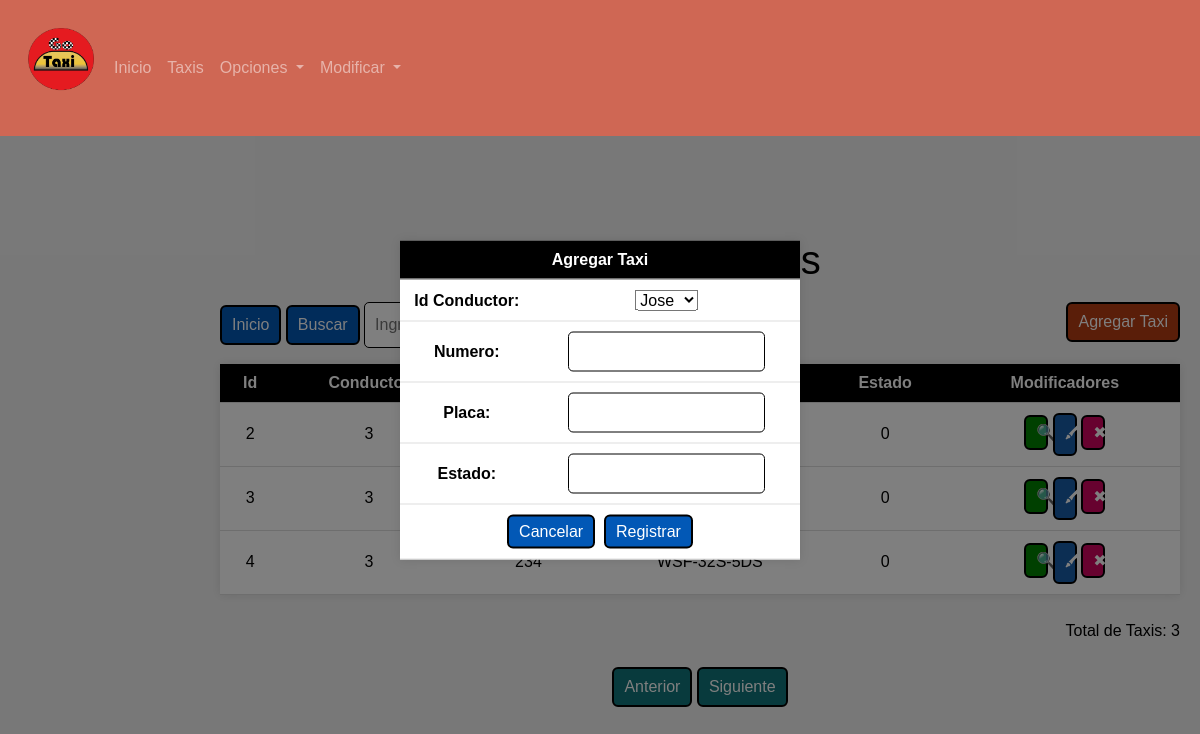
The page /scripts/taxis_registrar.php on the database its author committed.
### tables this page shows
CREATE TABLE `taxis` (
  `id_taxi` int(5) NOT NULL,
  `id_driver` int(5) NOT NULL,
  `number_t` int(3) NOT NULL,
  `plate` varchar(20) NOT NULL,
  `state` tinyint(1) NOT NULL
);

### scripts/taxis_tabla.php (the view, shortened to what this page needs)
<?php
include('conexion.php');
?>
<html>
<body>
<div class="ContenedorPrincipal">
<?php
$filasmax = 7;
if (isset($_GET['pag']))
   {
       $pagina = $_GET['pag'];
   } else
   {
       $pagina = 1;
   }
if(isset($_POST['btnbuscar']))
{
$buscar = $_POST['txtbuscar'];
$sqlusu = mysqli_query($conn, "SELECT * FROM taxis where number_t like '".$buscar."%'");
}
else
{
$sqlusu = mysqli_query($conn, "SELECT * FROM taxis ORDER BY id_taxi ASC LIMIT " . (($pagina - 1) * $filasmax)  . "," . $filasmax);
}
   $resultadoMaximo = mysqli_query($conn, "SELECT count(*) as num_taxis FROM taxis");
   $maxusutabla = mysqli_fetch_assoc($resultadoMaximo)['num_taxis'];
   ?>
   <link rel="stylesheet" href="https://cdn.jsdelivr.net/npm/bootstrap@4.4.1/dist/css/bootstrap.min.css">
   <link rel="stylesheet" href="../estilos/PaginaWebUsuarios_tabla.css">
   <header>
        <nav class="navbar navbar-expand-lg navbar-dark fixed-top" style="background: #CF6754 ;">
            <a class="nav-brand"><img src="../img/Logo.png" style="height:120px; width:90px;" id="img1"></a>
            <div class="collapse navbar-collapse" id="navbarNav">
                <ul class="navbar-nav mr-auto">
                    <li class="nav-item-active">
                        <a class="nav-link" href="../PAGINAS/PaginaWeb.html">Inicio<span ></span></a>
                    </li>
                    <li class="nav-item">
                        <a class="nav-link" href="../PAGINAS/PaginaWebTaxis.html"> Taxis</a>
                    </li>
                    <li class="nav-item-dropdown">
                        <a class="nav-link dropdown-toggle" href="#" id="navbarDropdown" role="button"
                        data-toggle="dropdown" aria-haspopup="true" aria-expanded="false">
                        Opciones
                    </a>
                      <li class="nav-item-dropdown">
                        <a class="nav-link dropdown-toggle" href="#" id="navbarDropdown" role="button"
                        data-toggle="dropdown" aria-haspopup="true" aria-expanded="false">
                        Modificar
                    </a>
                </ul>
    </header>
    <br>
    <br>
    <br>
    <br>
    <br>
    <br>
    <br>
    <br>
    <br>
   <div class="ContenedorTabla">
   <form method="POST">
   <h1>Lista de Taxis</h1>
   <div class="ContBuscar">
   <div style="float: left;">
   <a href="taxis_tabla.php" class="BotonesTeam">Inicio</a>
   <input class="BotonesTeam" type="submit" value="Buscar" name="btnbuscar">
   </div>
   <div style="float:right;">
   <?php echo "<a class='BotonesTeam5' href=\"taxis_registrar.php?pag=$pagina\">Agregar Taxi</a>";?>
   </div>
   </div>
           </form>
   <table>
           <tr>
           <th>Id</th>
           <th>Conductor</th>
           <th>Numero</th>
           <th>Placa</th>
           <th>Estado</th>
           <th>Modificadores</th>
           </tr>
       <?php
       while ($mostrar = mysqli_fetch_assoc($sqlusu))
       {
           echo "<tr>";
           echo "<td>".$mostrar['id_taxi']."</td>";
           echo "<td>".$mostrar['id_driver']."</td>";
           echo "<td>".$mostrar['number_t']."</td>";
           echo "<td>".$mostrar['plate']."</td>";
           echo "<td>".$mostrar['state']."</td>";
           echo "<td style='width:24%'>
           <a class='BotonesTeam1' href=\"taxis_ver.php?id=$mostrar[id_taxi]&pag=$pagina\">&#x1F50D;</a>
           <a class='BotonesTeam2' href=\"taxis_modificar.php?id=$mostrar[id_taxi]&pag=$pagina\">&#128397;</a>
           <a class='BotonesTeam3' href=\"taxis_eliminar.php?id=$mostrar[id_taxi]&pag=$pagina\" onClick=\"return confirm('¿Estás seguro de eliminar el taxi $mostrar[number_t]?')\">&#10006;</a>
           </td>";
       }
       ?>
   </table>
   <div style='text-align:right'>
   <br>
   <?php echo "Total de Taxis: ".$maxusutabla;?>
   </div>
   </div>
<div style='text-align:right'>
<br>
</div>
<div style="text-align:center">
<?php
if (isset($_GET['pag'])) {
if ($_GET['pag'] > 1) {
?>
<a class="BotonesTeam4" href="taxis_tabla.php?pag=<?php echo $_GET['pag'] - 1; ?>">Anterior</a>
<?php
}
else
{
?>
<a class="BotonesTeam4" href="#" style="pointer-events: none">Anterior</a>
<?php
}
?>
<?php
}
else
{
?>
<a class="BotonesTeam4" href="#" style="pointer-events: none">Anterior</a>
<?php
}
if (isset($_GET['pag'])) {
if ((($pagina) * $filasmax) < $maxusutabla) {
?>
<a class="BotonesTeam4" href="taxis_tabla.php?pag=<?php echo $_GET['pag'] + 2; ?>">Siguiente</a>
<?php
} else {
?>
<a class="BotonesTeam4" href="#" style="pointer-events: none">Siguiente</a>
<?php
}
?>
<?php
} else {
?>
<a class="BotonesTeam4" href="taxis_tabla.php?pag=2">Siguiente</a>
<?php
}
?>
</div>
</div>
</body>
</html>

### estilos/PaginaWebUsuarios_tabla.css (style rules this page uses)
body { background-color: #2D1B45; color: black; }
img { width: 1000px; height: 900px; }
body { background: #f2f2f2; font-family: Arial, sans-serif; margin:0; padding:0; display: flex; flex-direction: column; }
h1 { color:black; }
.ContenedorPrincipal { margin-left: 200px; padding: 20px; box-sizing: border-box; text-align:center; }
table { border-collapse: collapse; width: 100%; margin: 0 auto; background-color: #fff; box-shadow: 0 0 10px rgba(0, 0, 0, 0.1); color:#000; }
th { background-color: black; color: white; }
th, td { padding: 10px; text-align: center; border-bottom: 1px solid #dddddd; }
.ContenedorTabla { margin-left: auto; margin-right: auto; max-width:1260px; width: 100%; }
.BotonesTeam,.BotonesTeam1,.BotonesTeam2,.BotonesTeam3,.BotonesTeam4,.BotonesTeam5 { text-align:center; display: inline-block; background:#0258b6; padding: 6px 10px; border-radius:6px; text-decoration: none; color:white; border:2px solid black; cursor:pointer; font-size: 16px; }
.BotonesTeam1,.BotonesTeam2,.BotonesTeam3 { transition: transform 250ms; width:8%; background:green; }
.BotonesTeam2 { background:#185ca7; }
.BotonesTeam3 { background:#cf055f; }
.BotonesTeam4 { background:#11757A; }
.BotonesTeam5 { transition: transform 250ms; background:#B63C12; }
.ContBuscar { overflow: hidden; padding-top:1%; }

### rows shown on the page
taxis: id_taxi "2", id_driver "3", state "0"
taxis: id_taxi "3", id_driver "3", state "0"
taxis: id_taxi "4", id_driver "3", number_t "234", plate "WSF-32S-5DS", state "0"

### other values the page prints
$maxusutabla "3"
form field id_driver "Jose"
